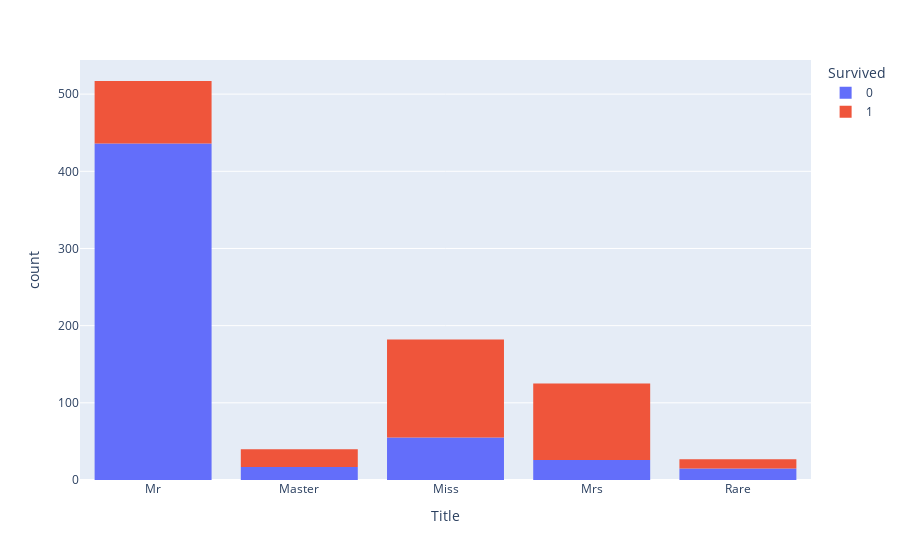

This figure's notebook cell:
### Code cell
px.histogram(train_data, x = 'Title', color = 'Survived')

### Figure 1 — Plotly figure (JSON) as saved in the notebook; plotly's stock layout.template omitted (floating-point values rounded to 4 significant figures; data arrays with more than 128 entries replaced by an {"elided": "..."} marker saying what was removed)
{"data": [{"alignmentgroup": "True", "bingroup": "x", "hovertemplate": "Survived=0<br>Title=%{x}<br>count=%{y}<extra></extra>", "legendgroup": "0", "marker": {"color": "#636efa", "pattern": {"shape": ""}}, "name": "0", "offsetgroup": "0", "orientation": "v", "showlegend": true, "type": "histogram", "x": {"elided": "549 str values"}, "xaxis": "x", "yaxis": "y"}, {"alignmentgroup": "True", "bingroup": "x", "hovertemplate": "Survived=1<br>Title=%{x}<br>count=%{y}<extra></extra>", "legendgroup": "1", "marker": {"color": "#EF553B", "pattern": {"shape": ""}}, "name": "1", "offsetgroup": "1", "orientation": "v", "showlegend": true, "type": "histogram", "x": {"elided": "342 str values"}, "xaxis": "x", "yaxis": "y"}], "layout": {"barmode": "relative", "legend": {"title": {"text": "Survived"}, "tracegroupgap": 0}, "margin": {"t": 60}, "xaxis": {"anchor": "y", "domain": [0.0, 1.0], "title": {"text": "Title"}}, "yaxis": {"anchor": "x", "domain": [0.0, 1.0], "title": {"text": "count"}}}}
